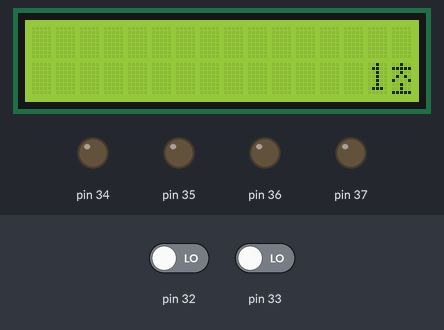
Bench run of a sketch on a simulated Arduino Mega 2560, built with avr-gcc and run on an emulated ATmega2560. On the bench: 16×2 character LCD, output pins drawn as LEDs (lit = HIGH). The inputs (shaded band) are chosen by the test bench; at power-on: pin 32 LOW, pin 33 LOW.

Above: at 1.6 s.
1.7 s: pin 32 driven HIGH
At 2.8 s:
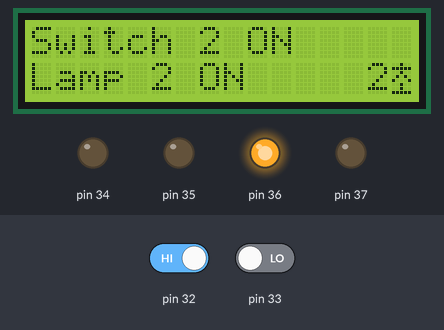
4.7 s: pin 33 driven HIGH
At 5.5 s:
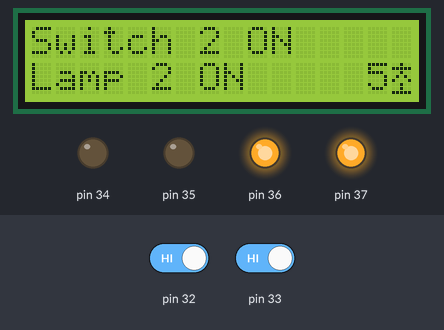
7.7 s: pin 32 driven LOW
At 8.3 s:
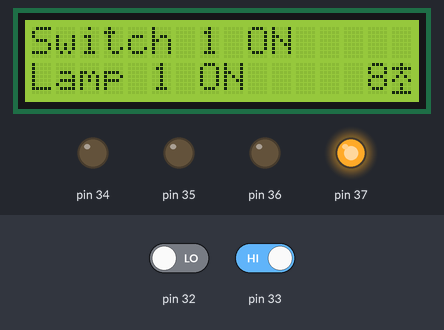
Timing chart, 0 to 10.7 s (numbered marks = the images above; inputs shaded):
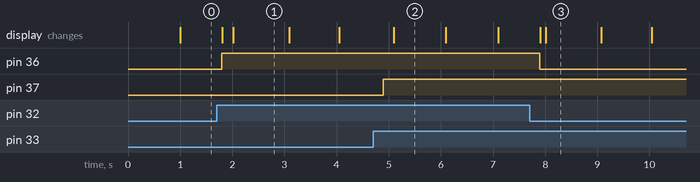

The sketch:

lcd_challenge4-3.ino
```cpp
//이번에는 코드를 짧게 짜는 것을 중점(if문을 추가해서라도 줄을 줄였다)
//한글 초를 출력하는 방법 https://www.kocoafab.cc/tutorial/view/495
//한글 글자 비트로 만들어주는 것  http://mikeyancey.com/hamcalc/lcd_characters.php
//4-2와 4-3차이점 알아볼것
//4-2는 땔때 제대로 되지만 3은 동시에 누르는게 안됨

#include <LiquidCrystal.h>

LiquidCrystal lcd(22,23,24,25,26,27);

bool before_sw=false;
bool lcd_write=true;//lcd가 여러번 쓰이는걸 방지
bool End_Trigger=false;
//bool이 1비트가 아니라 1바이트인 이유
//CPU가 메모리(RAM)의 주소에 접근하는데 하나의 메모리 주소가 가지는 데이터가 1bity이기 때문에
//CPU가 메모리 주소에 접근할 수 있는 최소단위가 1byte가 된다
//간단히 말해 CPU가 1바이트보다 작은 데이터 처리가 못한다
//단 1바이트이지만 범위는 0~1이다

unsigned int sec=0;
unsigned int last_sec=0;
unsigned int sec_10=0;
//int 대신 char를 사용해봄 int는 4바이트라 16진수 제어에는 너무 큰것 같다
//char는 1바이트이므로 unsigned로 부호를 없애 8bit사용한다
//C#을 가면 char에 숫자를 못넣게 막여 있다
//char : 1바이트 문자 자료형  byte : 1바이트 숫자 자료형
//따라서 byte를 사용하는데 byte는 처음부터 부호가 없어 unsigned를 안써도 된다
//byte 설명 https://www.arduino.cc/reference/ko/language/variables/data-types/byte/

/*byte sec_Kr[8] = {//초를 출력하기 위한 노력... Ver.2진수
        B00100,   //1의 위치를 합쳐서 보면 초라는 글씨가 된다
        B11111,   //1은 색출력O, 0은 색출력X
        B00100,   //B는 2진수 출력
        B01010,
        B10001,
        B00100,
        B00100,
        B11111.
};*/

byte sec_Kr[8] = {//초를 출력하기 위한 노력... Ver.16진수
        0x04,0x1F,0x04,0x0A,0x11,0x04,0x04,0x1F
};

unsigned int SW(){
  if(PINC&0x30){//스위치 하나만 눌리면 동작되는 것
    lcd_write=true;
    sec_10=millis()/1000;//둘이 동시에 눌렀을때 시간을 기억한
  }
  if((PINC&0x30)==0x30){
    delay(100);//때는 시간 여유
    return 0x03;
  }
    //우선 순위가 == 다음에 &라서 ()를 사용
    //스위치 동시 입력 ==0x30을 해준 이유는 하나만 눌려도 동작되므로
    //동시에 누르는걸 제일 위에 넣어야 우선인식후 reture한다 밑에 넣으면 PINC&0x10이 먼저 실행
  if(PINC&0x10){
    delay(100);
    return 0x01;//1번 스위치 입력
  }
  if(PINC&0x20){
    delay(100);
    return 0x02;//2번 스위치 입력
  }
  return 0x00;//두개 눌렀을 때 루프 탈출용인데 없어도 되는지 확인해볼것
}

void LCD_Clear(){//범위 지정 클리어 타이머를 계속 살리기 위해서
  lcd.setCursor(0,0);
  lcd.print("                ");
  lcd.setCursor(0,1);
  lcd.print("         ");
}

void Display(unsigned int Mode){
  //if가 3개 이하면 if가 연산이 빠르지만 4개부턴 스위치가 소모 클럭이 적다고 한다 따라서 if문 사용
  //단 컴파일러별로 방법이 다르므로 정확한건 아니다
  if(Mode==0x03){
    if(sec-sec_10>=10){//10초가 지나면
      lcd_write=false;
      End_Trigger=true;
    }
    return 0x04; //리턴 넣어준 이유는 동시에 눌릴때(0x03) 밑에것이 동작이 안되게
  }
  if(Mode==0x01||Mode==0x02){ //mode가 1,2일때 동작
    LCD_Clear();
    lcd.setCursor(0,0);
    lcd.print("Switch ");
    lcd.print(Mode);//출력이 잘 안되면 1일때와 2일때 분리
    lcd.print(" ON");
    lcd.setCursor(0,1);
    lcd.print("Lamp ");
    lcd.print(Mode);
    lcd.print(" ON");
    lcd_write=false;
  }
}

void timer(){//해당자리를 계속 사용하는거라 별도의 clear필요없음
  sec=millis()/1000;
  if(sec!=last_sec){//초가 바뀌면실행  lcd 출력 횟수를 줄이기 위해서
    last_sec=sec;
    int row=1;
    for(int i=10;i<=sec;i*=10)  row++;
    //10의n승 초일때 열 한칸 이동한다
    //단 0~1ms일때 row는 0이라 위치가 올바르지 않음 하지만 미세한 시간이라 사람이 보지 못하므로 방치함
    lcd.setCursor(15-row,1);
    lcd.print(sec);
    lcd.write(byte(0));//초를 쓰기 위한 노력 print는 0이라고 인식
    //byte 0을 byte데이터 유형으로 바꾼다 createChar에서 사용자 정의를 바이트로 불러오라고 되어있음
    //byte() 설명 https://www.arduino.cc/reference/ko/language/variables/conversion/bytecast/
  }
}

void End(){
  PORTC=0x00;
  for(int i=0; i<=2; i++){
    //set커서로 하는 이유는 scrollDispaly는 모든 글자가 밀려 timer가 이상해짐
    Enter_Display(i);
    for(int s=0; s<50; s++){
      timer();
      delay(10);
      if(SW()) return 5;
    }
  }
  for(int j=3; j>=1; j--){
    //i와 j가 2,1인 이유는 마지막은 다른 것이 출력한다 라는 의미
    //i와 j를 3,0으로 하면 마지막에 한번씩 출력함
    Enter_Display(j);
    for(int s=0; s<50; s++){
      timer();
      delay(10);
      if(SW()) return 6;
    }
  }
  End_Trigger=false;
}

void Enter_Display(int k){
  LCD_Clear(); //기존 글씨가 남기때문에 clear
  lcd.setCursor(k,0);
  lcd.print("Enter Next...");
  lcd.setCursor(1,0);
}

void setup() {
  // put your setup code here, to run once:
  DDRC = 0x0F; //상위니블 입력, 하위니블 출력
  PORTC = 0x00;//초기화
  lcd.begin(16,2);
  lcd.createChar(0, sec_Kr);//초를 쓰기 위한 노력 1번째 인자는 0~7까지 사용자 정의

}

void loop() {
  // put your main code here, to run repeatedly:
  unsigned int Mode=SW();
  timer();
  if(lcd_write)//스위치를 계속 누를때 계속 갱신되는 것을 방지 LCD는 연산이 많이 들어가므로 연산 절약용
    if(!End_Trigger){
      PORTC=Mode;
      Display(Mode);
    }

  if(End_Trigger) End();
  //if(sec-sec_10>=10)로 하지 않은 이유는 last_sec가 갱신이 안되서 계속된다
  //sec_10를 매번 현재값에 대입하는 것 보다 변수를 이용해서 활성화여부를 하는 것이 좋다고 판단
}
```

Measured:
- after the input at 1.7 s, pin 36: LOW → HIGH after 0.10 s; the display: first changes after 0.11 s (image 1 shows a later state)
- after the input at 4.7 s, pin 37: LOW → HIGH after 0.19 s
- after the input at 7.7 s, pin 36: HIGH → LOW after 0.20 s
- what the display in image 1 shows lasts 1.1 s, from 2.0 s to 3.1 s
- what the display in image 2 shows lasts 1.0 s, from 5.1 s to 6.1 s
